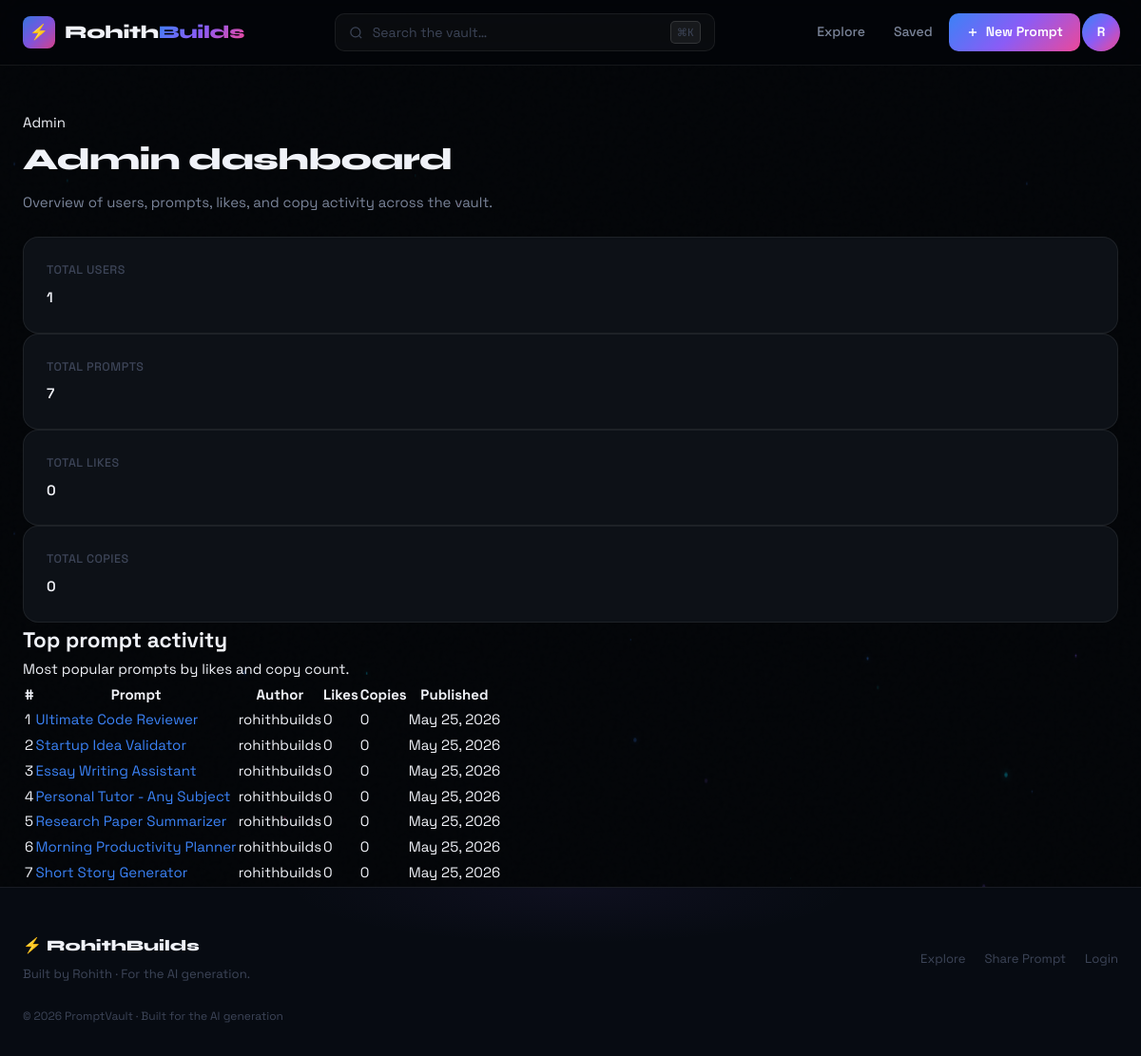
The page /admin (signed in) on the database its author committed.
### models.py (models this page shows, shortened)
class User(UserMixin, db.Model):
    __tablename__ = "users"
    id = db.Column(db.Integer, primary_key=True)
    username = db.Column(db.String(80), unique=True, nullable=False)
    email = db.Column(db.String(120), unique=True, nullable=False)
    password_hash = db.Column(db.String(256), nullable=False)
    created_at = db.Column(db.DateTime, default=datetime.utcnow)
    prompts = db.relationship("Prompt", backref="author", lazy=True, cascade="all, delete-orphan")
    favorites = db.relationship("Favorite", backref="user", lazy=True, cascade="all, delete-orphan")

class Prompt(db.Model):
    __tablename__ = "prompts"
    id = db.Column(db.Integer, primary_key=True)
    title = db.Column(db.String(200), nullable=False)
    content = db.Column(db.Text, nullable=False)
    category = db.Column(db.String(50), nullable=False, default="General")
    likes = db.Column(db.Integer, default=0)
    copies = db.Column(db.Integer, default=0)
    user_id = db.Column(db.Integer, db.ForeignKey("users.id"), nullable=False)
    created_at = db.Column(db.DateTime, default=datetime.utcnow)
    favorites = db.relationship("Favorite", backref="prompt", lazy=True, cascade="all, delete-orphan")

### app.py (the view)
@app.route("/admin", endpoint="admin")
@login_required
def admin():
    if not (current_user.is_authenticated and getattr(current_user, "email", None) == app.config["ADMIN_EMAIL"]):
        flash("Admin access only.", "danger")
        return redirect(url_for("dashboard"))
    user_count = User.query.count()
    prompt_count = Prompt.query.count()
    total_likes = db.session.query(func.coalesce(func.sum(Prompt.likes), 0)).scalar() or 0
    total_copies = db.session.query(func.coalesce(func.sum(Prompt.copies), 0)).scalar() or 0
    top_prompts = Prompt.query.order_by(Prompt.likes.desc(), Prompt.copies.desc()).limit(10).all()
    return render_template(
        "admin.html",
        user_count=user_count,
        prompt_count=prompt_count,
        total_likes=total_likes,
        total_copies=total_copies,
        top_prompts=top_prompts,
    )

### app.py (called while the page is built)
@app.context_processor
def inject_csrf_token():
    is_admin = (
        current_user.is_authenticated
        and getattr(current_user, "email", None) == app.config["ADMIN_EMAIL"]
    )
    return dict(csrf_token=generate_csrf, is_admin=is_admin)

@login_manager.user_loader
def load_user(user_id):
    return db.session.get(User, int(user_id))

### templates/admin.html (shortened to what this page needs)
{% extends "base.html" %}
{% block content %}
<div class="container admin-page">
  <div class="page-header admin-header">
    <div>
      <span class="page-badge">Admin</span>
      <h1>Admin dashboard</h1>
      <p>Overview of users, prompts, likes, and copy activity across the vault.</p>
    </div>
  </div>
  <section class="stats-grid">
    <article class="stat-card">
      <span class="stat-label">Total users</span>
      <strong>{{ user_count }}</strong>
    </article>
    <article class="stat-card">
      <span class="stat-label">Total prompts</span>
      <strong>{{ prompt_count }}</strong>
    </article>
    <article class="stat-card">
      <span class="stat-label">Total likes</span>
      <strong>{{ total_likes }}</strong>
    </article>
    <article class="stat-card">
      <span class="stat-label">Total copies</span>
      <strong>{{ total_copies }}</strong>
    </article>
  </section>
  <section class="admin-table-card">
    <div class="card">
      <div class="card-header">
        <h2>Top prompt activity</h2>
        <p>Most popular prompts by likes and copy count.</p>
      </div>
      <div class="table-wrap">
        <table class="admin-table">
          <thead>
            <tr>
              <th>#</th>
              <th>Prompt</th>
              <th>Author</th>
              <th>Likes</th>
              <th>Copies</th>
              <th>Published</th>
            </tr>
          </thead>
          <tbody>
            {% for prompt in top_prompts %}
              <tr>
                <td>{{ loop.index }}</td>
                <td><a href="{{ url_for('prompt_detail', prompt_id=prompt.id) }}">{{ prompt.title }}</a></td>
                <td>{{ prompt.author.username }}</td>
                <td>{{ prompt.likes }}</td>
                <td>{{ prompt.copies or 0 }}</td>
                <td>{{ prompt.created_at.strftime('%b %d, %Y') }}</td>
              </tr>
            {% else %}
              <tr>
                <td colspan="6">No prompts yet.</td>
              </tr>
            {% endfor %}
          </tbody>
        </table>
      </div>
    </div>
  </section>
</div>
{% endblock %}

### templates/base.html (shortened to what this page needs)
<!DOCTYPE html>
<html lang="en">
<head>
  <link rel="stylesheet" href="{{ url_for('static', filename='css/style.css') }}"/>
</head>
<body>
<nav class="navbar" id="mainNav">
  <div class="nav-container">
    <a href="{{ url_for('index') }}" class="nav-logo">
      <div class="logo-mark">
        <div class="logo-hex"></div>
        <span class="logo-bolt">⚡</span>
      </div>
      <span class="logo-text">Rohith<span class="logo-accent">Builds</span></span>
    </a>
    <div class="nav-center">
      <form action="{{ url_for('index') }}" method="GET" class="nav-search-form">
        <div class="search-icon-wrap">
          <svg width="15" height="15" viewBox="0 0 24 24" fill="none" stroke="currentColor" stroke-width="2"><circle cx="11" cy="11" r="8"/><path d="m21 21-4.35-4.35"/></svg>
        </div>
        <input type="text" name="search" value="{{ search if search else '' }}" placeholder="Search the vault…" class="nav-search-input"/>
        <kbd class="search-kbd">⌘K</kbd>
      </form>
    </div>
    <div class="nav-links">
      <a href="{{ url_for('index') }}" class="nav-link {% if request.endpoint == 'index' %}active{% endif %}">
        <span>Explore</span>
      </a>
      {% if current_user.is_authenticated %}
        <a href="{{ url_for('favorites') }}" class="nav-link">
          <span>Saved</span>
        </a>
        <a href="{{ url_for('create_prompt') }}" class="nav-cta-btn">
          <svg width="14" height="14" viewBox="0 0 24 24" fill="none" stroke="currentColor" stroke-width="2.5"><path d="M12 5v14M5 12h14"/></svg>
          <span>New Prompt</span>
        </a>
        <div class="nav-user-wrap">
          <a href="{{ url_for('dashboard') }}" class="nav-user-btn" title="{{ current_user.username }}">
            <div class="user-ring"></div>
            <span>{{ current_user.username[0].upper() }}</span>
          </a>
        </div>
      {% else %}
        <a href="{{ url_for('login') }}" class="nav-link">Login</a>
        <a href="{{ url_for('register') }}" class="nav-cta-btn">
          <span class="btn-shimmer"></span>
          <span>Get Started</span>
        </a>
      {% endif %}
    </div>
  </div>
</nav>
<main class="main-content">
  {% block content %}{% endblock %}
</main>
<footer class="footer">
  <div class="footer-glow"></div>
  <div class="footer-inner">
    <div class="footer-brand">
      <span class="footer-logo">⚡ RohithBuilds</span>
<p>Built by Rohith · For the AI generation.</p>
    </div>
    <div class="footer-links">
      <a href="{{ url_for('index') }}">Explore</a>
      <a href="{{ url_for('create_prompt') if current_user.is_authenticated else url_for('register') }}">Share Prompt</a>
      <a href="{{ url_for('login') }}">Login</a>
    </div>
    <p class="footer-copy">© 2026 PromptVault · Built for the AI generation</p>
  </div>
</footer>
</body>
</html>

### rows shown on the page
User: username "R"
Prompt: title "Ultimate Code Reviewer", author.username "rohithbuilds", likes "0", copies "0", created_at "May 25, 2026"
Prompt: title "Startup Idea Validator", author.username "rohithbuilds", likes "0", copies "0", created_at "May 25, 2026"
Prompt: title "Essay Writing Assistant", author.username "rohithbuilds", likes "0", copies "0", created_at "May 25, 2026"
Prompt: title "Personal Tutor - Any Subject", author.username "rohithbuilds", likes "0", copies "0", created_at "May 25, 2026"
Prompt: title "Research Paper Summarizer", author.username "rohithbuilds", likes "0", copies "0", created_at "May 25, 2026"
Prompt: title "Morning Productivity Planner", author.username "rohithbuilds", likes "0", copies "0", created_at "May 25, 2026"
Prompt: title "Short Story Generator", author.username "rohithbuilds", likes "0", copies "0", created_at "May 25, 2026"

### other values the page prints
{{ user_count }} "1"
{{ prompt_count }} "7"
{{ total_likes }} "0"
{{ total_copies }} "0"
